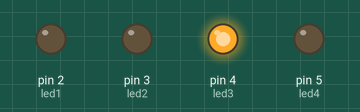
Recording of a sketch running on a simulated Arduino Uno, built with avr-gcc and run on an emulated ATmega328P. Shown: output pins drawn as LEDs (lit = HIGH).

Above: at 0.15 s.
At 32.15 s:
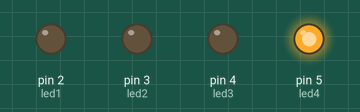
At 64.78 s:
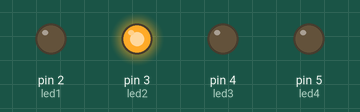
At 97.48 s:
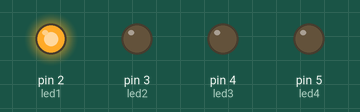
At 129.81 s:
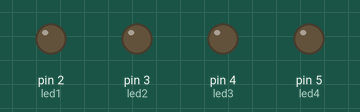
Timing chart, 0 to 130.1 s (numbered marks = the images above):
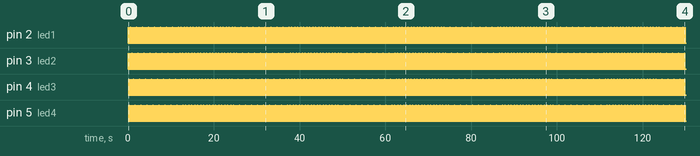

Measured:
- by itself, pin 2 (led1), pin 3 (led2), pin 4 (led3), pin 5 (led4): alternates HIGH for 0.04 s and LOW for 0.25 s
- by itself, everything shown: repeats every 2.0 s, in 6 steps

The sketch:

multi_lights.ino
```cpp
int led1 = 2;
int led2 = 3;
int led3 = 4;
int led4 = 5;
void setup() {
  // put your setup code here, to run once:
  pinMode(led1,OUTPUT);
    pinMode(led2,OUTPUT);
      pinMode(led3,OUTPUT);
        pinMode(led4,OUTPUT);
}

void loop() {
  // put your main code here, to run repeatedly:
  digitalWrite(led1,HIGH);
  delay(35);
  digitalWrite(led1,LOW);
  delay(35);
  digitalWrite(led2,HIGH);
  delay(35);
  digitalWrite(led2,LOW);
  delay(35);
  digitalWrite(led3,HIGH);
  delay(35);
  digitalWrite(led3,LOW);
  delay(35);
  digitalWrite(led4,HIGH);
  delay(35);
  digitalWrite(led4,LOW);
  delay(35);
}
```
